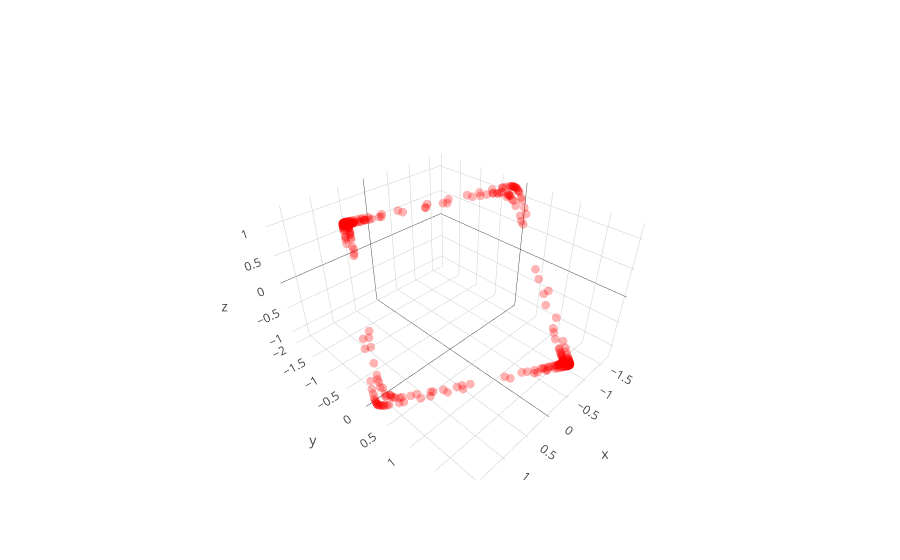

The cell this chart's notebook holds for it:
### Code cell
# view 3D
trace1 = go.Scatter3d(
    x=projected_mine[:,0],
    y=projected_mine[:,1],
    z=projected_mine[:,2],
    mode='markers',
    line=dict(color='red',width=0.5),
    marker=dict(size=3,opacity=0.3)
)
data = [trace1]
fig  = go.Figure(data=data)
iplot(fig)

### Figure 1 — Plotly figure (JSON) as saved in the notebook; plotly's stock layout.template omitted (floating-point values rounded to 4 significant figures; data arrays with more than 128 entries replaced by an {"elided": "..."} marker saying what was removed)
{"data": [{"line": {"color": "red", "width": 0.5}, "marker": {"opacity": 0.3, "size": 3}, "mode": "markers", "type": "scatter3d", "uid": "5910ff73-8c47-4b63-9cbc-5591ce597e66", "x": {"elided": "300 float values"}, "y": {"elided": "300 float values"}, "z": {"elided": "300 float values"}}], "layout": {}}
